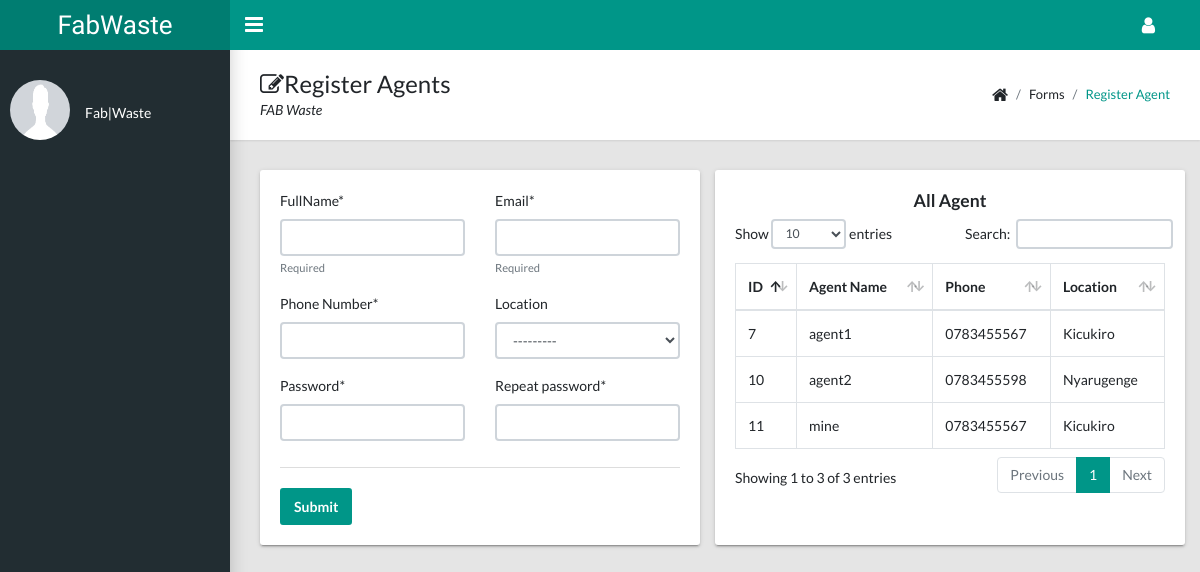
The page /register-agent on the database its author committed.
### userauth/models.py (models this page shows, shortened)
class UsersAccount(AbstractBaseUser, PermissionsMixin):
    email = models.EmailField(verbose_name='Email Address', unique=True)
    full_name = models.CharField(max_length=50)
    mobile = models.CharField(max_length=12, blank=True)
    is_active = models.BooleanField(default=False)
    is_staff = models.BooleanField(default=False)
    is_house_hold = models.BooleanField(default=False)
    is_agent = models.BooleanField(default=False)
    is_manufacture = models.BooleanField(default=False)
    is_admin = models.BooleanField(default=False)
    location = models.ForeignKey(District, on_delete=models.DO_NOTHING, null=True, blank=True)
    created = models.DateTimeField(auto_now_add=True)
    updated = models.DateTimeField(auto_now=True)
    objects = CustomAccountManager()
    USERNAME_FIELD = 'email'
    REQUIRED_FIELDS = ['full_name']
    class Meta:
        verbose_name = 'Account'
        verbose_name_plural = 'Account'

class District(models.Model):
    name = models.CharField(max_length=100)
    def __str__(self):
        return f'{self.name}'

### userauth/views.py (the view, shortened to what this page needs)
# urls.py: path('register-agent', register_agent, name='register_agent'),
def register_agent(request):
    agents = UsersAccount.objects.filter(is_agent=True)
    form = RegisterUserForm()
    return render(request, 'registration/register_agent.html', {'form': form, 'agents': agents})

### userauth/forms.py (shortened to what this page needs)
class RegisterUserForm(ModelForm):
    full_name = forms.CharField(label='FullName', min_length=4, max_length=50, help_text='Required')
    email = forms.EmailField(max_length=100, help_text='Required',
                             error_messages={'required': 'Sorry, you will need an email'})
    mobile = forms.CharField(label='Phone Number', min_length=10, max_length=13)
    password = forms.CharField(label='Password', widget=forms.PasswordInput)
    password2 = forms.CharField(label='Repeat password', widget=forms.PasswordInput)
    class Meta:
        model = UsersAccount
        fields = ['full_name', 'email', 'mobile', 'location']

### templates/registration/register_agent.html (shortened to what this page needs)
{% extends 'dashboard/dashboard.html' %}
{% load static %}
{% load crispy_forms_tags %}
{% block dashboard_content %}
    <main class="app-content">
      <div class="app-title">
        <div>
          <h1><i class="fa fa-edit"></i>Register Agents</h1>
          <p>FAB Waste</p>
        </div>
        <ul class="app-breadcrumb breadcrumb">
          <li class="breadcrumb-item"><i class="fa fa-home fa-lg"></i></li>
          <li class="breadcrumb-item">Forms</li>
          <li class="breadcrumb-item"><a href="#">Register Agent</a></li>
        </ul>
      </div>
      <div class="row">
        <div class="col-md-12">
            <div class="row">
              <div class="col-lg-6">
                <form method="post" class="tile">
                  <div class="row">
                      <div class="col-sm-6">{{ form.full_name|as_crispy_field }}</div>
                      <div class="col-6">{{ form.email|as_crispy_field }}</div>
                      <div class="col-6">{{ form.mobile|as_crispy_field }}</div>
                      <div class="col-6">{{ form.location|as_crispy_field }}</div>
                      <div class="col-6">{{ form.password|as_crispy_field }}</div>
                      <div class="col-6">{{ form.password2|as_crispy_field }}</div>
                  </div>
                  <div class="tile-footer">
                      <button class="btn btn-primary" type="submit">Submit</button>
                  </div>
                </form>
              </div>
              <div class="col-lg-6 tile">
               <h5 class="text-center">All Agent</h5>
                  <table class="table table-hover table-bordered" id="sampleTable">
                  <thead>
                    <tr>
                      <th>ID</th>
                      <th>Agent Name</th>
                      <th>Phone</th>
                      <th>Location</th>
                    </tr>
                  </thead>
                  <tbody>
                    {% for agent in agents %}
                        <tr>
                          <td>{{ agent.id}}</td>
                          <td>{{ agent.full_name}}</td>
                          <td>{{ agent.mobile}}</td>
                          <td>{{ agent.location}}</td>
                        </tr>
                    {% endfor %}
                  </tbody>
                </table>
              </div>
            </div>
          </div>
        </div>
    </main>
{% endblock %}

### rows shown on the page
UsersAccount: id "7", full_name "agent1", mobile "0783455567", location "Kicukiro"
UsersAccount: id "10", full_name "agent2", mobile "0783455598", location "Nyarugenge"
UsersAccount: id "11", full_name "mine", mobile "0783455567", location "Kicukiro"
